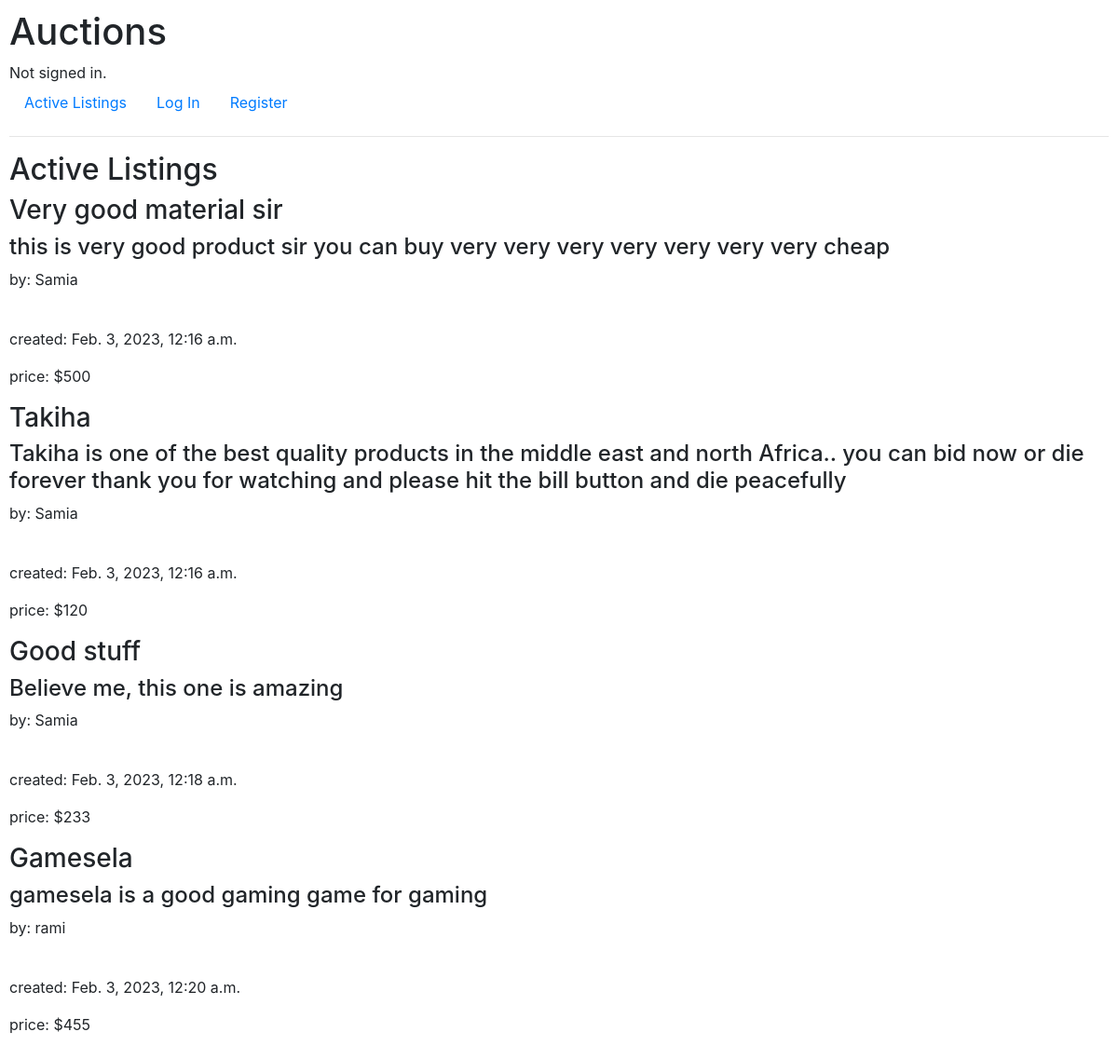
The page / on the database its author committed.
### auctions/models.py (models this page shows, shortened)
class Auction_Listing(models.Model):
    seller = models.ForeignKey(
        User, on_delete=models.CASCADE, related_name="listed_by")
    title = models.CharField(max_length=64)
    description = models.TextField(max_length=500)
    starting_bid = models.PositiveIntegerField()
    image = models.URLField(blank=True)
    time = models.DateTimeField(auto_now=True)
    category = models.CharField(max_length=64, default="Unspecified!")

class User(AbstractUser):
    pass

### auctions/views.py (the view)
# urls.py: path("", views.index, name="index"),
def index(request):
    return render(request, "auctions/index.html", {
        "listings": Auction_Listing.objects.all(),
    })

### auctions/templates/auctions/index.html (shortened to what this page needs)
{% extends "auctions/layout.html" %}
{% block body %}
<h2>Active Listings</h2>
{%for listing in listings%}
<h3>{{listing.title}}</h3>
<h4>{{listing.description}}</h4>
<p>by: {{listing.seller}}</p>
<p>created: {{listing.time}}</p>
<p>price: ${{listing.starting_bid}}</p>
{%endfor%}
{% endblock %}

### auctions/templates/auctions/layout.html (shortened to what this page needs)
{% load static %}
<!DOCTYPE html>
<html lang="en">
<head>
    <link rel="stylesheet" href="https://stackpath.bootstrapcdn.com/bootstrap/4.4.1/css/bootstrap.min.css"
>
    <link href="{% static 'auctions/styles.css' %}" rel="stylesheet">
</head>
<body>
    <h1>Auctions</h1>
    <div>
        {% if user.is_authenticated %}
        Signed in as <strong>{{ user.username }}</strong>.
        {% else %}
        Not signed in.
        {% endif %}
    </div>
    <ul class="nav">
        <li class="nav-item">
            <a class="nav-link" href="{% url 'index' %}">Active Listings</a>
        </li>
        {% if user.is_authenticated %}
        <li class="nav-item">
            <a class="nav-link" href="{% url 'logout' %}">Log Out</a>
        </li>
        {% else %}
        <li class="nav-item">
            <a class="nav-link" href="{% url 'login' %}">Log In</a>
        </li>
        <li class="nav-item">
            <a class="nav-link" href="{% url 'register' %}">Register</a>
        </li>
        {% endif %}
    </ul>
    <hr>
    {% block body %}
    {% endblock %}
</body>
</html>

### auctions/static/auctions/styles.css (style rules this page uses)
body { padding: 10px; }

### rows shown on the page
Auction_Listing: title "Very good material sir", description "this is very good product sir you can buy very very very very very very very cheap", seller "Samia", time "Feb. 3, 2023, 12:16 a.m.", starting_bid "500"
Auction_Listing: title "Takiha", description "Takiha is one of the best quality products in the middle east and north Africa.. you can bid now or die forever thank you for watching and please hit the bill button and die peacefully", seller "Samia", time "Feb. 3, 2023, 12:16 a.m.", starting_bid "120"
Auction_Listing: title "Good stuff", description "Believe me, this one is amazing", seller "Samia", time "Feb. 3, 2023, 12:18 a.m.", starting_bid "233"
Auction_Listing: title "Gamesela", description "gamesela is a good gaming game for gaming", seller "rami", time "Feb. 3, 2023, 12:20 a.m.", starting_bid "455"
